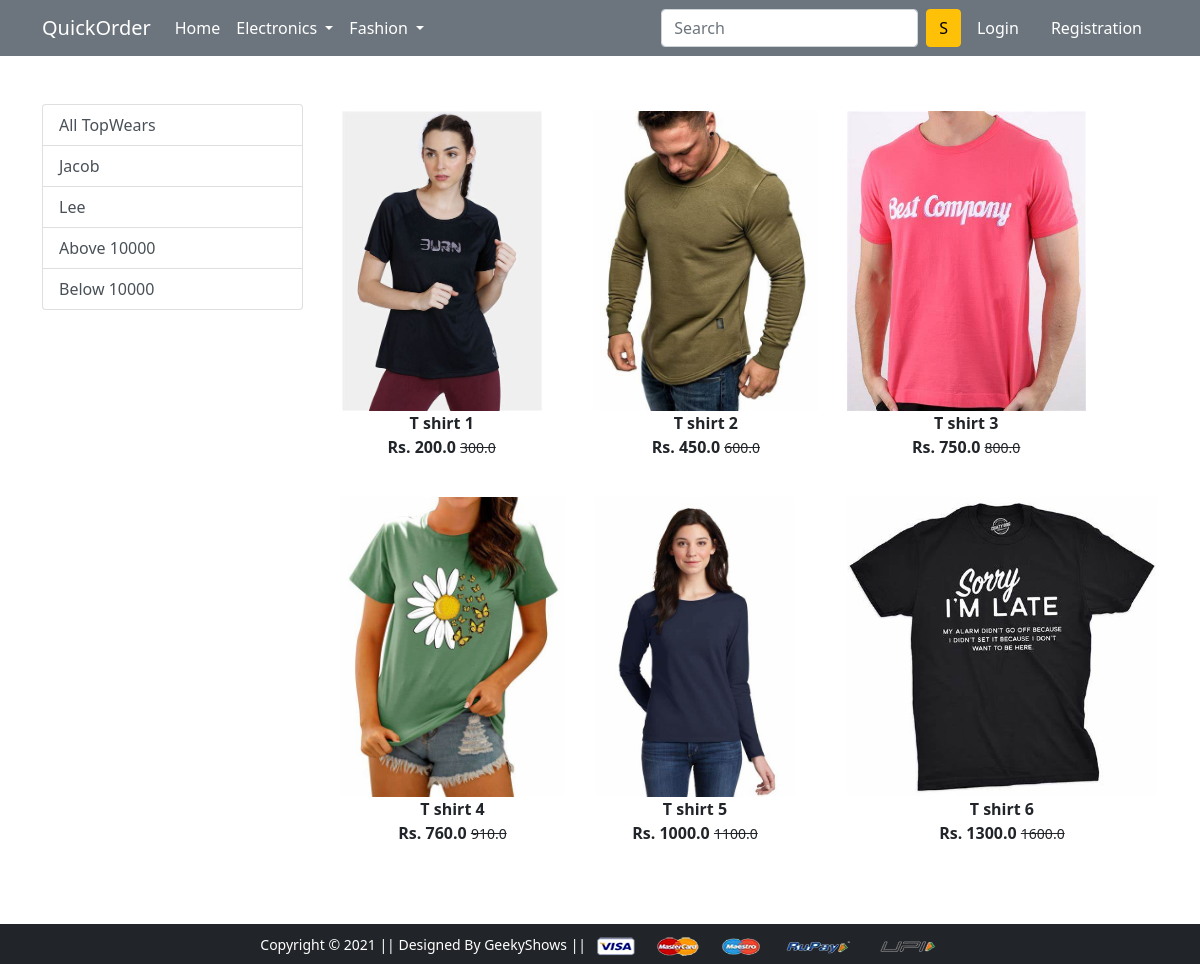
Screenshot of /topwear/ with the database file from the repository.
### app/models.py (models this page shows, shortened)
class Product(models.Model):
    title = models.CharField(max_length=100)
    selling_price = models.FloatField()
    discounted_price = models.FloatField()
    description = models.TextField()
    brand = models.CharField(max_length=100)
    category = models.CharField(choices=CATEGORY_CHOICES,max_length=2)
    product_image = models.ImageField(upload_to='media/productimg')

### app/views.py (the view)
# urls.py: path('topwear/', views.Topwear, name='topwear'),
def Topwear(request, data=None):
 if data == None:
  topwear = Product.objects.filter(category='TW')
 elif data == 'Jacob' or data == 'Lee':
  topwear = Product.objects.filter(category='TW').filter(brand=data)
 elif data == 'below':
  topwear = Product.objects.filter(category='TW').filter(discounted_price__lt=700)
 elif data == 'above':
  topwear = Product.objects.filter(category='TW').filter(discounted_price__gt=700)
 return render(request, 'app/topwear.html',{'topwear':topwear})

### app/templates/app/topwear.html (shortened to what this page needs)
{% extends 'app/base.html' %}
{% load static %}
{% block main-content %}
<div class="container my-5">
 <div class="row">
  <div class="col-sm-3">
   <div class = "list-group">
    <a href="{% url 'topwear' %}" class="list-group-item list-group-item-action" aria-current="true">All TopWears</a>
    <a href="{% url 'topweardata' 'Jacob' %}" class="list-group-item list-group-item-action" aria-current="true">Jacob</a>
    <a href="{% url 'topweardata' 'Lee' %}" class="list-group-item list-group-item-action" aria-current="true">Lee</a>
    <a href="{% url 'topweardata' 'above' %}" class="list-group-item list-group-item-action" aria-current="true">Above 10000</a>
    <a href="{% url 'topweardata' 'below' %}" class="list-group-item list-group-item-action" aria-current="true">Below 10000</a>
   </div>
  </div>
  <div class="col-sm-8">
   <div class="row">
    {% for product in topwear %}
    <div class = "col-sm-4 text-center mb-4">
     <a href="{% url 'product-detail' product.id %}" class="btn">
      <div class="item">
       <img src="{{product.product_image.url}}" alt="" height="300" class="">
       <div class="fw-bold">{{product.title}}</div>
       <div class="fw-bold">Rs. {{product.discounted_price}}
        <small class="fw-light text-decoration-line-through">{{product.selling_price}}</small>
       </div>
      </div>
     </a>
    </div>
    {% endfor %}
   </div>
  </div>
 </div>
</div>
{% endblock main-content %}

### rows the page displays
Product: product_image (picture), title "T shirt 1", discounted_price "200.0", selling_price "300.0"
Product: product_image (picture), title "T shirt 2", discounted_price "450.0", selling_price "600.0"
Product: product_image (picture), title "T shirt 3", discounted_price "750.0", selling_price "800.0"
Product: product_image (picture), title "T shirt 4", discounted_price "760.0", selling_price "910.0"
Product: product_image (picture), title "T shirt 5", discounted_price "1000.0", selling_price "1100.0"
Product: product_image (picture), title "T shirt 6", discounted_price "1300.0", selling_price "1600.0"
